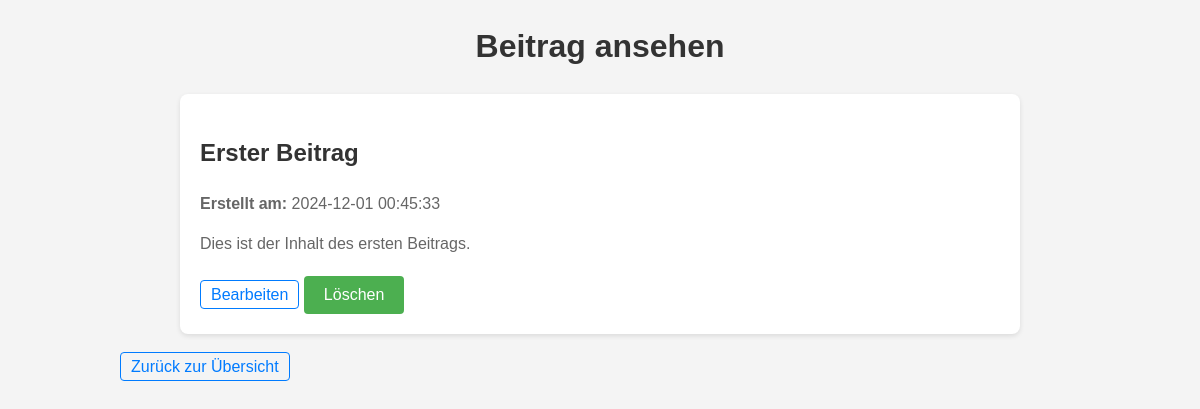
Screenshot of /admin/view.php?id=2 with the database file from the repository.
### tables this page shows
CREATE TABLE IF NOT EXISTS `posts` (
  `id` int NOT NULL AUTO_INCREMENT,
  `title` varchar(255) NOT NULL,
  `content` text NOT NULL,
  `created_at` timestamp NULL DEFAULT CURRENT_TIMESTAMP,
  `user_id` int NOT NULL,
  PRIMARY KEY (`id`)
);

### admin/Post.php (called while the page is built, shortened)
<?php
class Post
{
    private $pdo;
    public function __construct($host, $db, $user, $pass)
    {
        try {
            $this->pdo = new PDO("mysql:host=$host;dbname=$db;charset=utf8mb4", $user, $pass);
            $this->pdo->setAttribute(PDO::ATTR_ERRMODE, PDO::ERRMODE_EXCEPTION);
        } catch (PDOException $e) {
            die("Datenbankverbindung fehlgeschlagen: " . $e->getMessage());
        }
    }
    public function get($id)
    {
        $stmt = $this->pdo->prepare("SELECT * FROM posts WHERE id = :id");
        $stmt->execute(['id' => $id]);
        return $stmt->fetch(PDO::FETCH_ASSOC);
    }
}
?>

### admin/view.php (the view, shortened to what this page needs)
<?php
require 'Post.php';
$blog = new Post('localhost', 'mini_blog', 'root', '');
$id = $_GET['id'] ?? null;
$post = $blog->get($id);
?>
<!DOCTYPE html>
<html lang="de">
<head>
</head>
<body>
<div class="container">
    <h1>Beitrag ansehen</h1>
    <div class="post-container">
        <h2><?= htmlspecialchars($post['title']) ?></h2>
        <p><strong>Erstellt am:</strong> <?= $post['created_at'] ?></p>
        <p><?= nl2br(htmlspecialchars($post['content'])) ?></p>
        <div class="action-buttons">
            <a href="edit.php?id=<?= $post['id'] ?>">Bearbeiten</a>
            <form method="POST" action="index.php" style="display:inline;">
                <button type="submit" name="delete">Löschen</button>
            </form>
        </div>
    </div>
    <div class="action-buttons">
        <a href="index.php">Zurück zur Übersicht</a>
    </div>
</div>
</body>
</html>

### admin/view.php (style rules this page uses)
body { font-family: Arial, sans-serif; line-height: 1.6; background-color: #f4f4f4; margin: 0; padding: 0; }
.container { width: 80%; margin: 0 auto; max-width: 1000px; }
h1 { text-align: center; color: #333; }
.post-container { padding: 20px; background-color: white; border-radius: 8px; box-shadow: 0 2px 5px rgba(0,0,0,0.1); margin: 20px auto; max-width: 800px; }
h2 { color: #333; }
p { font-size: 1rem; color: #666; line-height: 1.5; }
.action-buttons { margin-top: 20px; }
button { background-color: #4CAF50; color: white; padding: 10px 20px; border: none; border-radius: 4px; cursor: pointer; font-size: 1rem; }
a { color: #007BFF; text-decoration: none; padding: 5px 10px; border: 1px solid #007BFF; border-radius: 4px; }

### rows the page displays
posts: title "Erster Beitrag", created_at "2024-12-01 00:45:33", content "Dies ist der Inhalt des ersten Beitrags."
